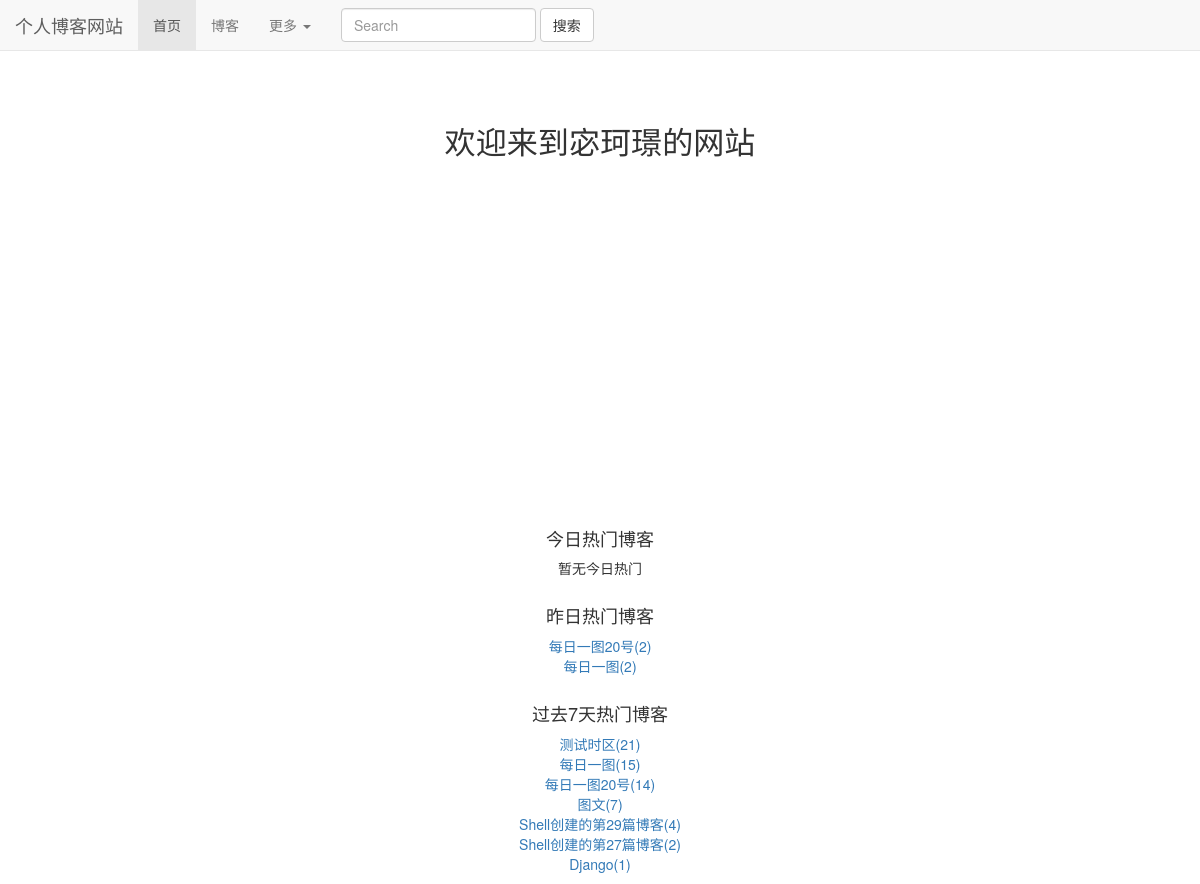
Before: / with the older database file.
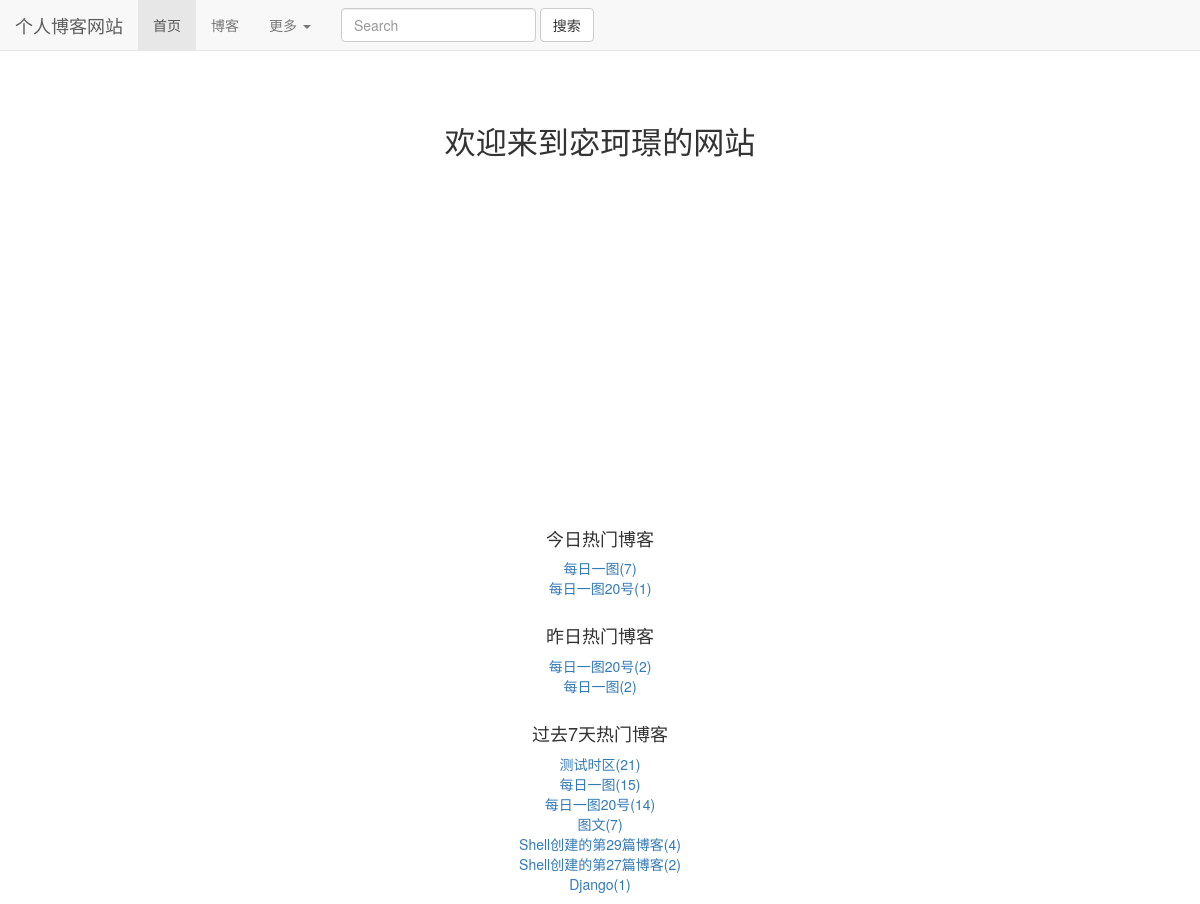
After: the same page with the newer database file.
### read_statistics/models.py (models this page shows)
class ReadNumDetail(models.Model):
    read_date = models.DateField(default=timezone.now)
    read_num = models.IntegerField(default=0)
    content_type = models.ForeignKey(ContentType, on_delete=models.DO_NOTHING)
    object_id = models.PositiveIntegerField()
    content_object = GenericForeignKey('content_type', 'object_id')

### blogs/models.py (models this page shows, shortened)
class Blog(models.Model,ReadNumExtension):
    title = models.CharField(max_length=50)
    blog_type = models.ForeignKey(BlogType, on_delete=models.DO_NOTHING)
    content = RichTextUploadingField()
    author = models.ForeignKey(User, on_delete=models.DO_NOTHING)
    create_time = models.DateTimeField(auto_now_add=True)
    last_update_time = models.DateTimeField(auto_now=True)
    readDetails = GenericRelation(ReadNumDetail)  # 反向关联获取
    class Meta:
        ordering = ['-create_time']

### mkjwebsite/views.py (the view)
# urls.py: 2. Add a URL to urlpatterns:  path('', views.home, name='home')
def home(request):
    contentType = ContentType.objects.get_for_model(Blog)
    context = {}
    dates, counts = get_seven_days_read_statistics(contentType)
    hot_7_days_blogs = cache.get("hot_7_days_blogs")
    if hot_7_days_blogs is None:
        print("没有缓存")
        hot_7_days_blogs = get_seven_hots_read_statistics()
        cache.set('hot_7_days_blogs', hot_7_days_blogs, 3600)
    else:
        print('读取缓存')
    context['seven_read_counts'] = counts
    context['dates'] = dates
    context['todays_hots'] = get_hot_today_read_statistics(contentType)
    context['yesterday_hots'] = get_hot_yestoday_read_statistics(contentType)
    context['seven_read_hots'] = hot_7_days_blogs
    print(context)
    return render(request, 'home.html', context)

### mkjwebsite/views.py (called while the page is built)
def get_seven_hots_read_statistics():
    today = timezone.now().date()
    seven_days = today - datetime.timedelta(days=7)
    results = Blog.objects \
        .filter(readDetails__read_date__lt=today, readDetails__read_date__gte=seven_days) \
        .values('id', 'title') \
        .annotate(read_num_sum=Sum('readDetails__read_num')) \
        .order_by("-read_num_sum")
    print('七天数据:%s' % results)
    return results[:7]

### read_statistics/utils.py (called while the page is built)
def get_seven_days_read_statistics(contentType):
    today = timezone.now().date()
    sevens_counts = []
    dates = []
    for i in range(6, -1, -1):
        deltaDate = today - datetime.timedelta(days=i)
        dates.append(deltaDate.strftime("%m-%d"))
        read_details = ReadNumDetail.objects.filter(content_type=contentType, read_date=deltaDate)
        result = read_details.aggregate(read_sum=Sum('read_num'))
        sevens_counts.append(result['read_sum'] or 0)
    return dates, sevens_counts

def get_hot_today_read_statistics(contentType):
    today = timezone.now().date()
    results = ReadNumDetail.objects.filter(content_type=contentType, read_date=today).order_by('-read_num')
    return results[:2]

def get_hot_yestoday_read_statistics(contentType):
    today = timezone.now().date()
    yesterday = today - datetime.timedelta(days=1)
    results = ReadNumDetail.objects.filter(content_type=contentType, read_date=yesterday).order_by('-read_num')
    return results[:7]

### templates/home.html (shortened to what this page needs)
{% extends 'base.html' %}
{% load staticfiles %}
{% block cssstyle %}
    <link rel="stylesheet" href="{% static 'home.css' %}">
{% endblock %}
{% block home_active %}
    active
{% endblock %}
{% block content %}
    <h1 class="content">欢迎来到宓珂璟的网站</h1>
    <div id="container"></div>
    <div class="hot_blog">
        <h4>今日热门博客</h4>
        <ul>
            {% for read_detail in todays_hots %}
                <li><a href="{% url 'blogs_module:blog_details' read_detail.object_id %}">{{ read_detail.content_object.title }}({{ read_detail.read_num }})</a></li>
            {% empty %}
                暂无今日热门
            {% endfor %}
        </ul>
    </div>
    <div class="hot_blog">
        <h4>昨日热门博客</h4>
        <ul>
            {% for read_detail in yesterday_hots %}
                <li><a href="{% url 'blogs_module:blog_details' read_detail.object_id %}">{{ read_detail.content_object.title }}({{ read_detail.read_num }})</a></li>
            {% empty %}
                暂无今日热门
            {% endfor %}
        </ul>
    </div>
    <div class="hot_blog">
        <h4>过去7天热门博客</h4>
        <ul>
            {% for blog in seven_read_hots %}
                <li><a href="{% url 'blogs_module:blog_details' blog.id %}">{{ blog.title }}({{ blog.read_num_sum }})</a></li>
            {% empty %}
                暂无今日热门
            {% endfor %}
        </ul>
    </div>
{% endblock %}

### templates/base.html (shortened to what this page needs)
{% load staticfiles %}
<!DOCTYPE html>
<html lang="zh-CN">
<head>
    <link rel="stylesheet" href="{% static 'bootstrap-3.3-1.7-dist/css/bootstrap.min.css' %}">
    <link rel="stylesheet" href="{% static 'base.css' %}">
    {% block cssstyle %}{% endblock %}
</head>
<body>
<nav class="navbar navbar-default navbar-fixed-top">
    <div class="container-fluid"
    <div class="navbar-header">
        <a class="navbar-brand" href="{% url 'home' %}">个人博客网站</a>
    </div>
    <div class="collapse navbar-collapse" id="bs-example-navbar-collapse-1">
        <ul class="nav navbar-nav">
            <li class="{% block home_active %}{% endblock %}"><a href="{% url 'home' %}">首页</a></li>
            <li class="{% block blog_active %}{% endblock %}"><a href="{% url 'blogs_module:blog_index' %}">博客</a></li>
            <li class="dropdown">
                <a href="#" class="dropdown-toggle" data-toggle="dropdown" role="button" aria-haspopup="true"
                   aria-expanded="false">更多 <span class="caret"></span></a>
            </li>
        </ul>
        <form class="navbar-form navbar-left">
            <div class="form-group">
                <input type="text" class="form-control" placeholder="Search">
            </div>
            <button type="submit" class="btn btn-default">搜索</button>
        </form>
    </div>
</nav>
{% block content %}
{% endblock %}
</body>
</html>

### static/base.css (style rules this page uses)
body { margin-top: 80px !important; }
* { padding: 0px; margin: 0px; }

### static/home.css (style rules this page uses)
.content { font-size: 222%; text-align: center; margin-top: 4em; margin-bottom: 2em; }
div#container { margin: 0 auto; height: 20em; min-width: 20em; max-width: 30em; }
.hot_blog { text-align: center; margin-top: 2em; }

Changed rows visible on the page:
added ReadNumDetail: content_object "每日一图", read_num "7", shown under "今日热门博客"
added ReadNumDetail: content_object "每日一图20号", read_num "1", shown under "今日热门博客"
Other visible differences:
text no longer shown: "暂无今日热门"
